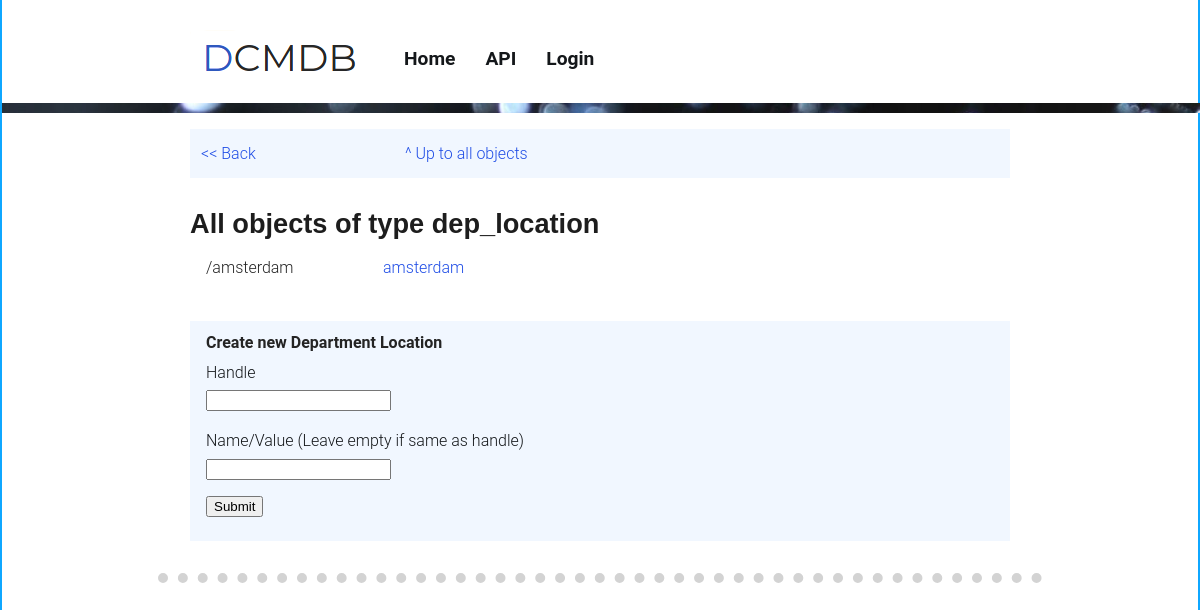
Before: /ui/api/v1/object/dep_location with the older database file.
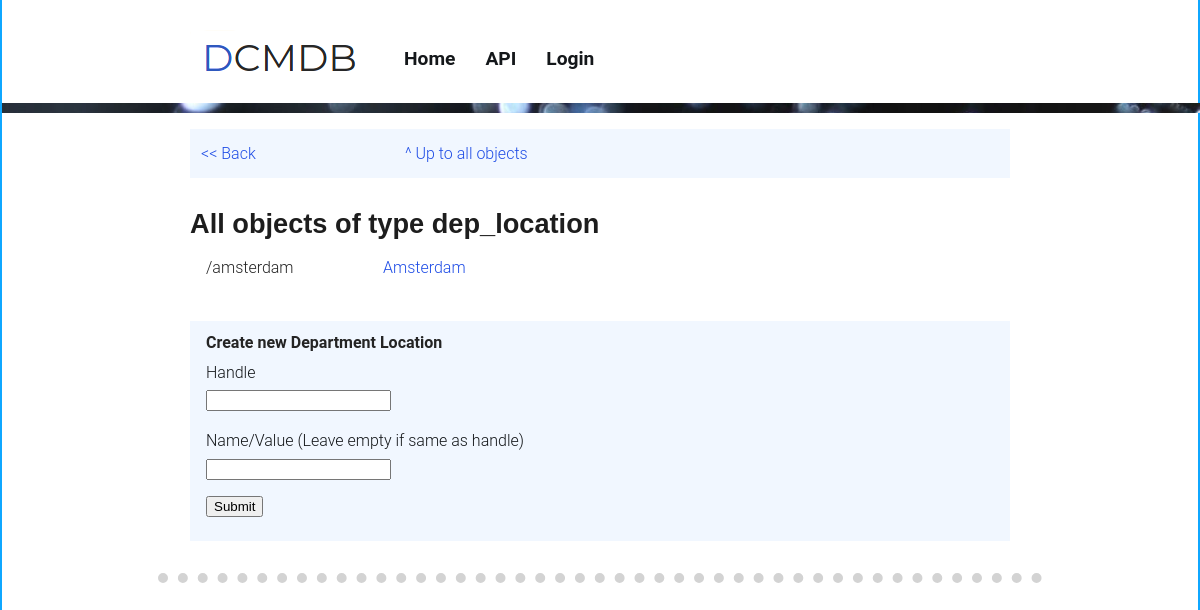
After: the same page with the newer database file.
### tables this page shows
CREATE TABLE objects (id integer primary key autoincrement, type int, handle text UNIQUE, value text);

CREATE TABLE types (id integer primary key autoincrement, handle text UNIQUE, name text, description text, value_limit text, data_type text, unit text);

### frontend/api_v1.py (the view)
@api.route('/ui/api/v1/object/<object_type_handle>')
@api.route('/ui/api/v1/object/<object_type_handle>/')
def render_object_list(object_type_handle):
    index.g.title = 'All objects of type '+object_type_handle
    index.g.parent_page = "/ui/api/v1/object"
    index.g.parent_page_link_name = "^ Up to all objects"
    index.g.objects = index.backend.get_all_objects_of_type(object_type_handle)
    ot = index.backend.get_type_by_handle(object_type_handle)
    index.g.object_type_name = ot.name
    from .forms import CreateObjectForm
    form = CreateObjectForm()
    r = form.validate_on_submit()
    return index.render_template('api_v1_object_list.html', form=form)

### frontend/forms.py
class CreateObjectForm(FlaskForm):
    object_handle = StringField(
                            'Handle',
                            validators=[
                                InputRequired(),
                                Length(min=1, max=200)
                                ]
                            )
    object_value = StringField(
                            'Name/Value (Leave empty if same as handle)',
                            validators=[
                                Length(min=0, max=200)
                                ]
                            )
    submit = SubmitField('Submit')

### backend/app.py (called while the page is built)
    def get_all_objects_of_type(self, type):
        obj_list = self.object.get_all_of_type(type)
        obj_list.sort(key = lambda x: x.value)
        return obj_list

    def get_type_id(self, type_handle):
        return self.type.get_id(type_handle)

    def get_type_by_id(self, type_id):
        return self.type.get_object_by_id(type_id)

    def get_type_by_handle(self, type_handle):
        return self.type.get_object_by_handle(type_handle)

### backend/application/sqlite_engine.py (called while the page is built)
    def connect(self):
        if self.connection == False:
            self.connection = sqlite3.connect(self.url)
            self.cursor = self.connection.cursor()

    def commit(self):
        self.connection.commit()

    def close_connection(self):
        self.connection.close()
        self.connection = False

    def fetch_one(self, query):
        self.connect()
        qr = self.cursor.execute(query)
        result = self.cursor.fetchone()
        self.commit()
        self.close_connection()
        return result

    def fetch_all(self, query):
        self.connect()
        qr = self.cursor.execute(query)
        result = self.cursor.fetchall()
        self.commit()
        self.close_connection()
        return result

### backend/classes/object.py (called while the page is built, shortened)
    def get_all_of_type(self, type_handle):
        type_id = self.app.get_type_id(type_handle)
        query = ("SELECT * FROM objects WHERE type = '%s';" %
                type_id)
        fetch_result = self.app.db.fetch_all(query)
        if fetch_result is None:
            return False
        obj_list = []
        for row in fetch_result:
            obj_list.append(ObjectInstance(app=self.app, row=row))
        return obj_list

    def get_udvs(self):
        query = "SELECT udv FROM udvs WHERE object_id = {}".format(self.id)
        udvs = self.app.db.fetch_all(query)
        if udvs is None:
            return []
        udv_return = []
        return udv_return

### frontend/templates/api_v1_object_list.html (shortened to what this page needs)
{% extends "base.html" %}
{% from 'common.html' import api_nav %}
{% from 'common.html' import input as input %}
{% block extra_css %}
		<link rel="stylesheet" href="/static/dist/css/forms.css" />
{% endblock %}
{% block content %}
<article>
	{{ api_nav(g) }}
	<h1> {{ g.title }}</h1>
	<table class="tablelist">
		{% for obj in g.objects %}
			<tr>
				<td>
					{{ obj.object_type_handle}}/{{obj.handle}}
				</td>
				<td>
					<a href="/ui/api/v1/object/{{ obj.url }}"> {{ obj.value }} </a>
				</td>
			</tr>
		{% endfor %}
	</table>
	<form method="POST" >
	<h4> Create new {{ g.object_type_name }}</h4>
	{{ input(form.object_handle,5) }}
	{{ input(form.object_value,5) }}
	{{ form.submit }}
	</form>
</article>
{% endblock %}

### frontend/templates/base.html (shortened to what this page needs)
<!DOCTYPE html>
<html lang="en">
	<head>
		<link rel="stylesheet" href="/static/dist/css/main.css" />
		{% block extra_css %}{%endblock %}
	</head>
	<body>
		<header>
			<a href="/"><img src="/static/dist/img/logo.png" alt="dcmdb" /></a>
			<nav id="nav-web">
				<ul>
					<li><a href="/">Home</a>
					<li><a href="/ui/api/v1/">API</a>
					<li><a href="/login">Login</a>
				</ul>
			</nav>
		</header>
		<div id="feature-image" class="midpage" style="background-image:url(/static/dist/img/drops.jpg)"></div>
		{% block content %}{%endblock %}
	</body>
</html>

### frontend/templates/common.html (shortened to what this page needs)
{%- macro input(field, indent, required='') -%}
	<div class="form-label {% if required %}required{% endif %}">
		{{ field.label }}
	</div>{{ field }}
{%- endmacro %}
{%- macro back_link() -%}
<a onclick="window.history.back();" style="cursor:pointer"><< Back</a>
{%- endmacro %}
{%- macro api_nav(g) -%}
	<div id="nav-body">
		<table><tr><td width="200px">{{ back_link() }}</td>
		<td><a href="{{ g.parent_page }}">{{ g.parent_page_link_name }}</a></td>
		</tr></table>
	</div>
{%- endmacro %}

Changed rows visible on the page:
changed objects "amsterdam": value "amsterdam" → "Amsterdam"
